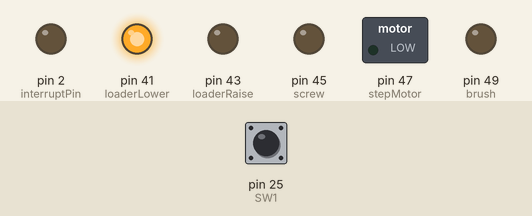
This sketch was run on a simulated Arduino Mega 2560, built with avr-gcc and run on an emulated ATmega2560. Parts: switched loads named in the sketch (green lamp = pin HIGH), output pins drawn as LEDs (lit = HIGH). Inputs (shaded band) come from the test bench; at power-on: pin 25 (SW1) LOW.

Above: at 4.2 s.
At 13.7 s:
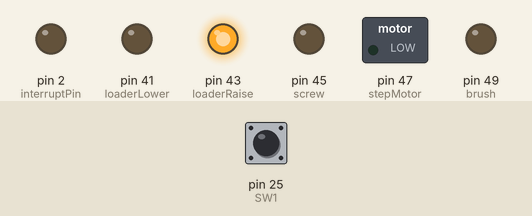
At 17.7 s:
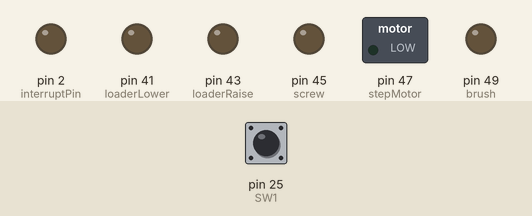
At 28.0 s:
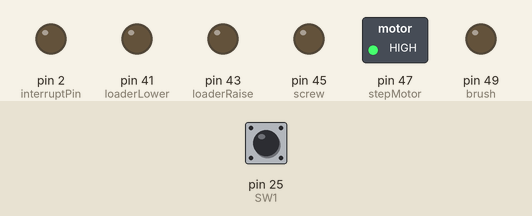
At 35.5 s:
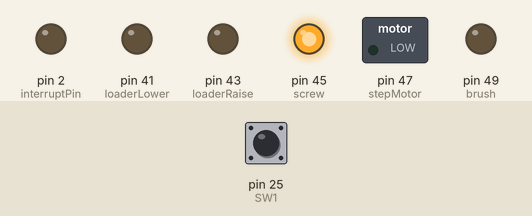
At 49.0 s:
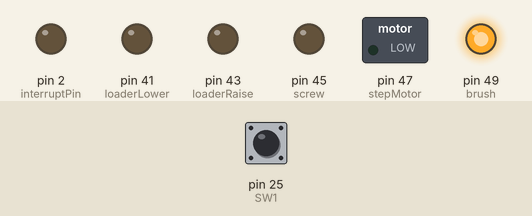
Timing chart, 0 to 52.5 s (numbered marks = the images above):
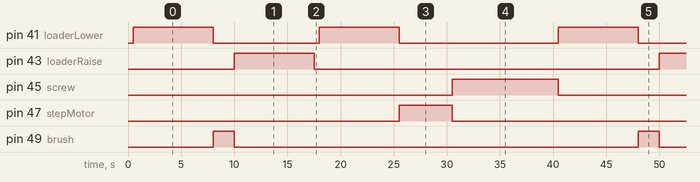

The sketch:

IEEERobot2025MegaProgram.ino
```cpp
#include <Wire.h>

#include <NewPing.h>

#define TRIGGER_PIN 39
#define ECHO_PIN1 37
#define ECHO_PIN2 35
#define ECHO_PIN3 33
#define MAX_DISTANCE 200

int num1 = 0;
#define interruptPin 2
#define loaderRaise 43
#define loaderLower 41
#define brush 49
#define screw 45
#define stepMotor 47
#define SW1 25

#define loaderDelay 7500

NewPing frontSonar(TRIGGER_PIN, ECHO_PIN1, MAX_DISTANCE);
NewPing rightSonar(TRIGGER_PIN, ECHO_PIN2, MAX_DISTANCE);
NewPing leftSonar(TRIGGER_PIN, ECHO_PIN3, MAX_DISTANCE);

int instructionArray[] = {0, 1, 2, 3, 4, 9, 10};
int testDataArray[] = {0, 10000, 10000, 10000, 10000, 800, 800};
void setup() {
  // put your setup code here, to run once:

  pinMode(interruptPin, OUTPUT);
  pinMode(loaderLower, OUTPUT);
  pinMode(loaderRaise, OUTPUT);
  pinMode(brush, OUTPUT);
  pinMode(screw, OUTPUT);
  pinMode(stepMotor, OUTPUT);
  Serial.begin(1000000);
  Wire.begin(20);
  delay(500);


}

void loop() {
  // put your main code here, to run repeatedly:


  // LIST OF FUNCTIONS:
  //void stopMovement(): stops robot
  //void moveForward(int distance):  distance is in mm, maximum value is 0x7FFF mm, maximum positive signed 16 bit integer
  //void moveBackward(int distance): distance is in mm
  //void moveLeft(int distance): distance is in mm
  //void moveRight(int distance): distance is in mm
  //void rotateClockwise(int angle): angle is in tenths of a degree, e.g. rotateClockwise(900) will rotate approx. 90 degrees. Adjust as needed.
  //void rotateCounterClockwise(int angle): angle is in tenths of a degree, e.g. rotateClockwise(900) will rotate approx. 90 degrees. Adjust as needed.
  // ** MOVEMENT FUNCTIONS ARE INSTANTANEOUS, ADD A DELAY BEFORE THE NEXT INSTRUCTION **

  //void raiseLoader(): raises loader, takes a short time to execute function
  //void lowerLoader(): lowers loader, takes a short time to execute function
  //void startBrush(), void stopBrush(): starts/stops brush on loader
  //void startStep(), void stopStep(): starts/stops step motor in sorter
  //void startScrew(), void stopScrew(): starts/stops screw motor in sorter

  //int obstacleFront(): returns distance in cm to obstacle in front of the front ultrasonic sensor
  //int obstacleLeft(): returns distance in cm to obstacle in front of the left ultrasonic sensor
  //int obstacleRight(): returns distance in cm to obstacle in front of the right ultrasonic sensor

  //void waitForSwitch(): waits until SW1 on top PCB is flipped. Use to prevent robot from running while programming.


  waitForSwitch();
  lowerLoader();
  startBrush();
  moveForward(500);
  delay(2000);
  stopBrush();
  stopMovement();
  raiseLoader();
  delay(500);
  lowerLoader();
  startStep();
  delay(5000);
  stopStep();
  startScrew();
  delay(10000);
  stopScrew();


  // Do not change the program on the BLE. Do not modify the code for the functions. Create a routine by calling the functions.

}


void  moveForward(int distance)
{
  Wire.beginTransmission(21);
  Wire.write(1);
  Wire.write((distance & 0xFF00) / 256 );
  Wire.write(distance & 0x00FF);
  Wire.endTransmission();
}
void moveBackward(int distance)
{
  Wire.beginTransmission(21);
  Wire.write(2);
  Wire.write((distance & 0xFF00) / 256 );
  Wire.write(distance & 0x00FF);
  Wire.endTransmission();
}
void stopMovement()
{
  Wire.beginTransmission(21);
  Wire.write(0);
  Wire.write(1);
  Wire.write(1);
  Wire.endTransmission();

}
void moveRight(int distance)
{
  Wire.beginTransmission(21);
  Wire.write(4);
  Wire.write((distance & 0xFF00) / 256 );
  Wire.write(distance & 0x00FF);
  Wire.endTransmission();
}

void moveLeft(int distance)
{
  Wire.beginTransmission(21);
  Wire.write(3);
  Wire.write((distance & 0xFF00) / 256 );
  Wire.write(distance & 0x00FF);
  Wire.endTransmission();
}

void raiseLoader()
{
  digitalWrite(loaderRaise, HIGH);
  delay(loaderDelay);
  digitalWrite(loaderRaise, LOW);
}

void lowerLoader()
{
  digitalWrite(loaderLower, HIGH);
  delay(loaderDelay);
  digitalWrite(loaderLower, LOW);
}

void startBrush()
{
  digitalWrite(brush, HIGH);
}

void stopBrush()
{
  digitalWrite(brush, LOW);
}

void startScrew()
{
  digitalWrite(screw, HIGH);
}

void stopScrew()
{
  digitalWrite(screw, LOW);
}

void startStep()
{
  digitalWrite(stepMotor, HIGH);
}

void stopStep()
{
  digitalWrite(stepMotor, LOW);
}

void rotateClockwise(int angle)
{
  Wire.beginTransmission(21);
  Wire.write(9);
  Wire.write((angle & 0xFF00) / 256 );
  Wire.write(angle & 0x00FF);
  Wire.endTransmission();
}

void rotateCounterClockwise(int angle)
{
  Wire.beginTransmission(21);
  Wire.write(10);
  Wire.write((angle & 0xFF00) / 256 );
  Wire.write(angle & 0x00FF);
  Wire.endTransmission();
}

int obstacleFront()
{
  return (frontSonar.ping_cm());
}

int obstacleLeft()
{
  return (leftSonar.ping_cm());
}

int obstacleRight()
{
  return (rightSonar.ping_cm());
}

void waitForSwitch()
{
  while (digitalRead(SW1) == HIGH)
  {
    delay(10);
  }
}
```

Measured:
- by itself, pin 41 (loaderLower): repeats every 40.0 s: LOW 10.0 s, HIGH 7.5 s, LOW 15.0 s, HIGH 7.5 s
- by itself, pin 43 (loaderRaise): alternates HIGH for 7.5 s and LOW for 32.5 s
- by itself, pin 45 (screw): alternates HIGH for 10.0 s and LOW for 30.0 s
- by itself, pin 47 (stepMotor): alternates HIGH for 5.0 s and LOW for 35.0 s
- by itself, pin 49 (brush): alternates HIGH for 2.0 s and LOW for 38.0 s
